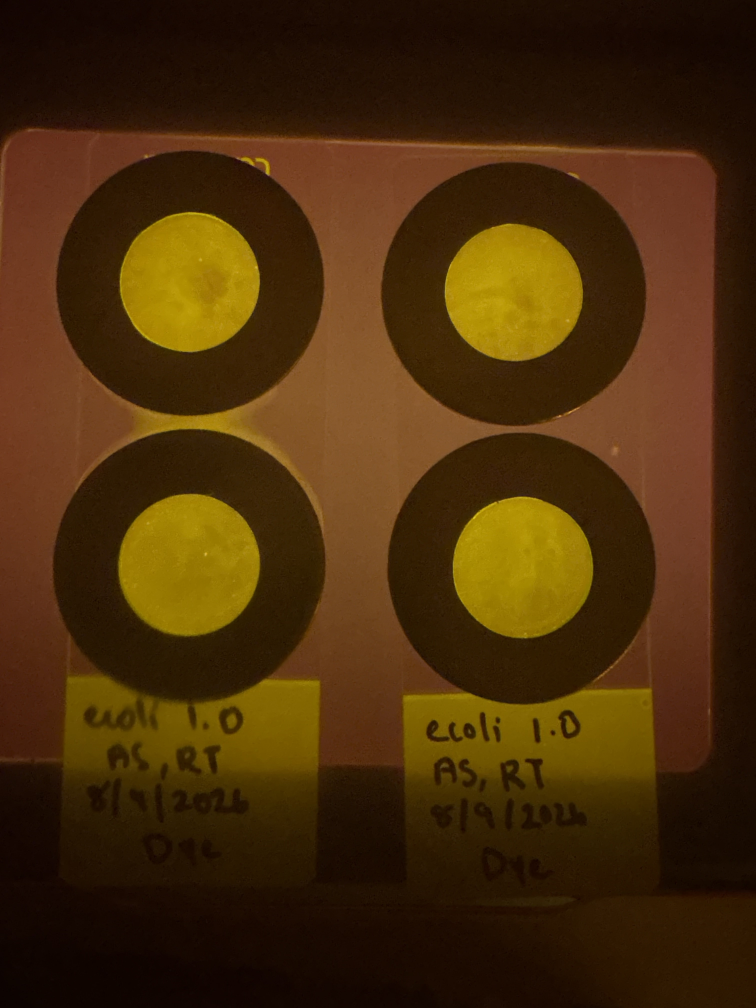
#> input picture data/raw/01-IMG_0989.jpeg, 3024 x 4032 px (shown at 1/4 size)
$ python -i dmef.py   (imports and definitions only)
#> lines starting #> are read from the running program, lines starting #| are printed output that depends on the picture; after the words box and inside, x2 and y2 are one past the last pixel; in counts of white or black regions, pixels touching at a corner belong together
"""DMEF pilot: reviewable circular image measurements and grouped classification."""
import argparse, hashlib, json, io
from pathlib import Path
import cv2
import numpy as np
import pandas as pd
from PIL import Image, ImageOps, ImageCms
import matplotlib
# [1 line not run here, left out]
import matplotlib.pyplot as plt

# [5 lines left out: function read_rgb, not called in this run]

def detect(rgb):
    scale=min(1.,1200/max(rgb.shape[:2])); small=cv2.resize(rgb,None,fx=scale,fy=scale)
#> after `scale = min(1.0, 1200 / max(rgb.shape[:2]))`: scale = 0.298
    hsv=cv2.cvtColor(small,cv2.COLOR_RGB2HSV)
#> hsv: shape (1200, 900, 3); mean H, S, V 14.7, 227.1, 72.6
    mask=cv2.inRange(hsv,np.array([12,60,130]),np.array([48,255,255]))
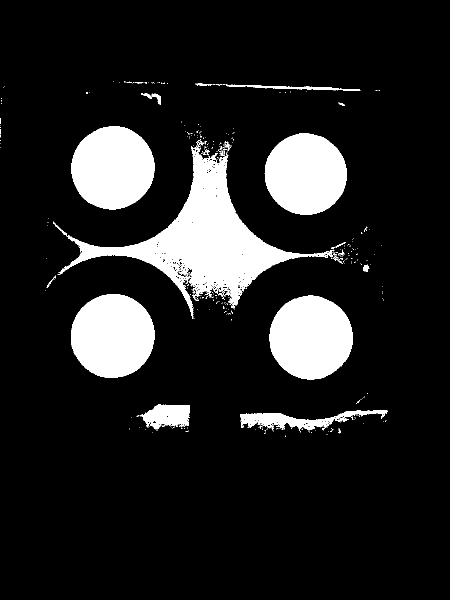
#> mask: shape (1200, 900) (shown at 1/2 size); 13% white; 363 white regions (338 under 20 px), largest, box (x1, y1, x2, y2) and area: (116, 282, 669, 638) 42974, (142, 588, 309, 756) 21968, (539, 591, 706, 760) 21779
    mask=cv2.morphologyEx(mask,cv2.MORPH_CLOSE,np.ones((5,5),np.uint8))
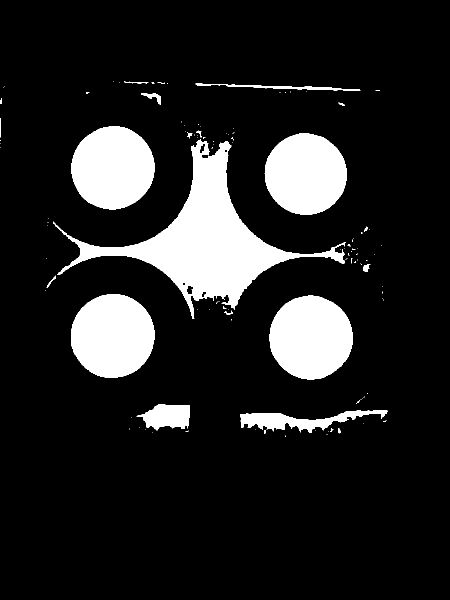
#> mask: shape (1200, 900) (shown at 1/2 size); 13.5% white; 114 white regions (93 under 20 px)
    contours,_=cv2.findContours(mask,cv2.RETR_EXTERNAL,cv2.CHAIN_APPROX_SIMPLE)
#> contours = 114 contours, 95 with area under 20; largest, box (x1, y1, x2, y2) and area: (106, 278, 691, 638) 47427, (142, 588, 309, 756) 21742, (539, 591, 706, 760) 21542, (143, 252, 309, 419) 21369, (529, 266, 694, 430) 20630
    result=[]; h,w=small.shape[:2]
#> after `h, w = small.shape[:2]`: h = 1200; w = 900
    for c in contours:
        a=cv2.contourArea(c); p=cv2.arcLength(c,True)
        if not .002*h*w<a<.09*h*w or len(c)<5 or p==0: continue
        circ=4*np.pi*a/p**2; (x,y),(aw,bh),ang=cv2.fitEllipse(c)
        if circ<.7 or min(aw,bh)/max(aw,bh)<.72: continue
        result.append(dict(cx=x/scale,cy=y/scale,rx=aw/2/scale,ry=bh/2/scale,angle=ang,circularity=circ))
#> this loop made 114 passes
#> (c, a, p) on passes 1, 2, 3, 4, 6, 8, 9, 10, 13, 14, 16, 17: ([[571, 871], [570, 872], [571, 872]], 0.5, 3.41), ([[653, 868], [654, 868]], 0, 2), ([[304, 865]], 0, 0), ([[657, 862]], 0, 0), ([[631, 860]], 0, 0), ([[510, 858]], 0, 0), ([[291, 858]], 0, 0), ([[259, 857], [259, 858]], 0, 2), ([[279, 855]], 0, 0), ([[727, 847]], 0, 0), ([[773, 840]], 0, 0), ([[263, 835]], 0, 0)
#> (a, p) on passes 5, 7, 11, 12, 15, 20: (0.5, 12.24), (7, 16.83), (29.5, 25.9), (5, 22.49), (2, 12.83), (3, 21.31)
#> after the loop, result = 4 items
    result.sort(key=lambda z:z['cy'])
    if len(result)==4: result=sorted(result[:2],key=lambda z:z['cx'])+sorted(result[2:],key=lambda z:z['cx'])
    return result

# [89 lines left out: functions masks, stats, analyze, train, predict, main, not called in this run]
# [1 line not run here, left out]

>>> import cv2
>>> picture = cv2.cvtColor(cv2.imread('data/raw/01-IMG_0989.jpeg'), cv2.COLOR_BGR2RGB)
>>> result = detect(picture)
#> result = 4 items

$ run again, on data/raw/05-IMG_0985.jpeg
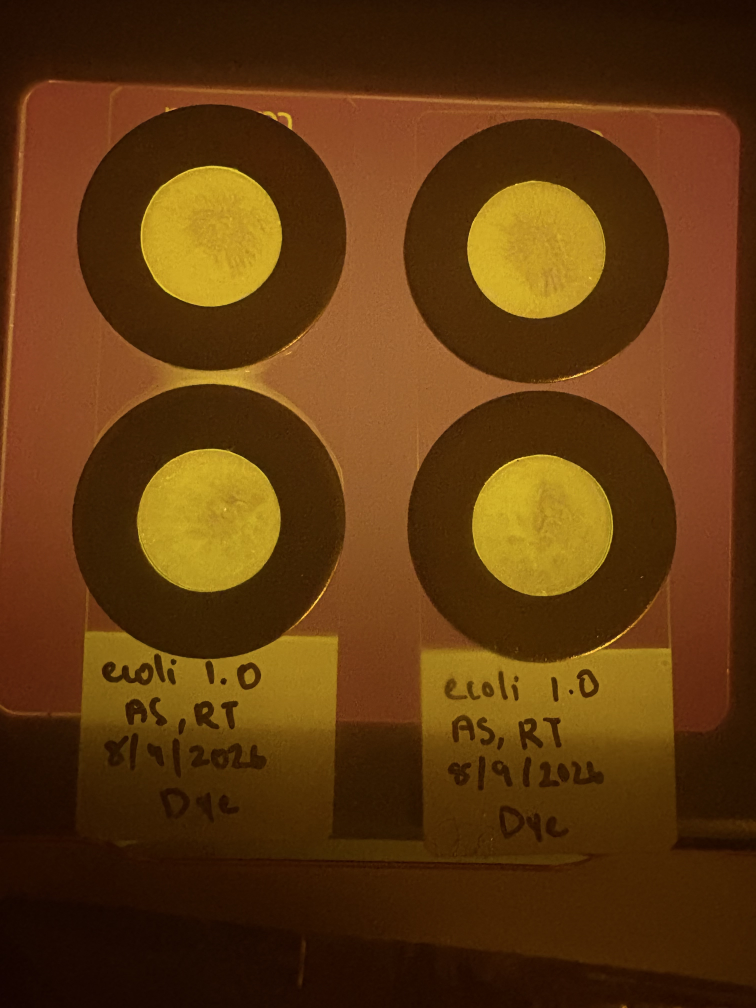
#> input picture data/raw/05-IMG_0985.jpeg, 3024 x 4032 px (shown at 1/4 size)
#> hsv: shape (1200, 900, 3); mean H, S, V 14.4, 224.5, 94.9
#> in detect, `mask=cv2.inRange(hsv,np.array([12,60,130]),np.array([48,255,255]))`:
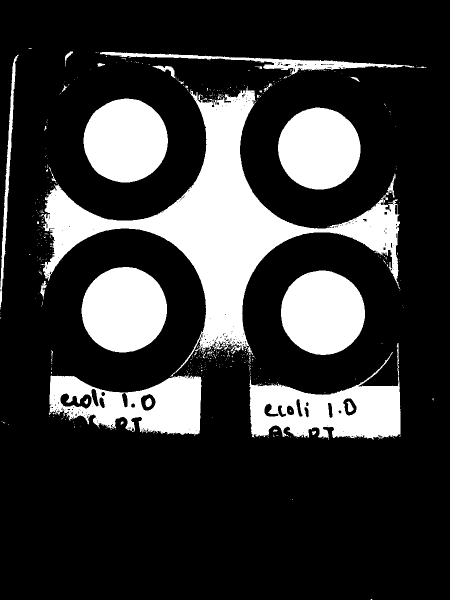
#> mask: shape (1200, 900) (shown at 1/2 size); 21.5% white; 493 white regions (456 under 20 px), largest, box (x1, y1, x2, y2) and area: (81, 172, 800, 754) 84106, (499, 686, 801, 880) 26163, (163, 534, 334, 705) 22877
#> in detect, `mask=cv2.morphologyEx(mask,cv2.MORPH_CLOSE,np.ones((5,5),np.uint8))`:
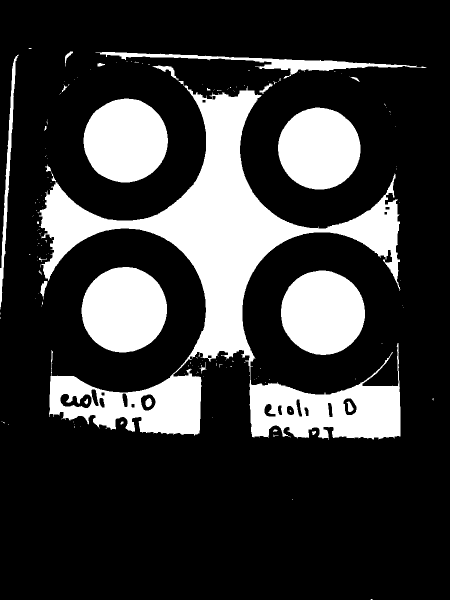
#> mask: shape (1200, 900) (shown at 1/2 size); 22.1% white; 159 white regions (133 under 20 px)
#> contours = 155 contours, 138 with area under 20; largest, box (x1, y1, x2, y2) and area: (78, 171, 801, 880) 140370, (163, 534, 334, 705) 22634, (562, 541, 730, 710) 21972, (167, 197, 336, 365) 21906, (556, 215, 721, 379) 20894
#> the loop in detect, `for c in contours:` made 155 passes
#> (c, a, p) on passes 1, 2, 7: ([[742, 1198], [741, 1199], [744, 1199], [744, 1198]], 2.5, 7.41), ([[585, 998], [585, 999]], 0, 2), ([[211, 856], [212, 857], [212, 856]], 0.5, 3.41)
#> after the loop in detect, `for c in contours:`: result = 4 items

$ run again, on data/raw/07-IMG_0983.jpeg
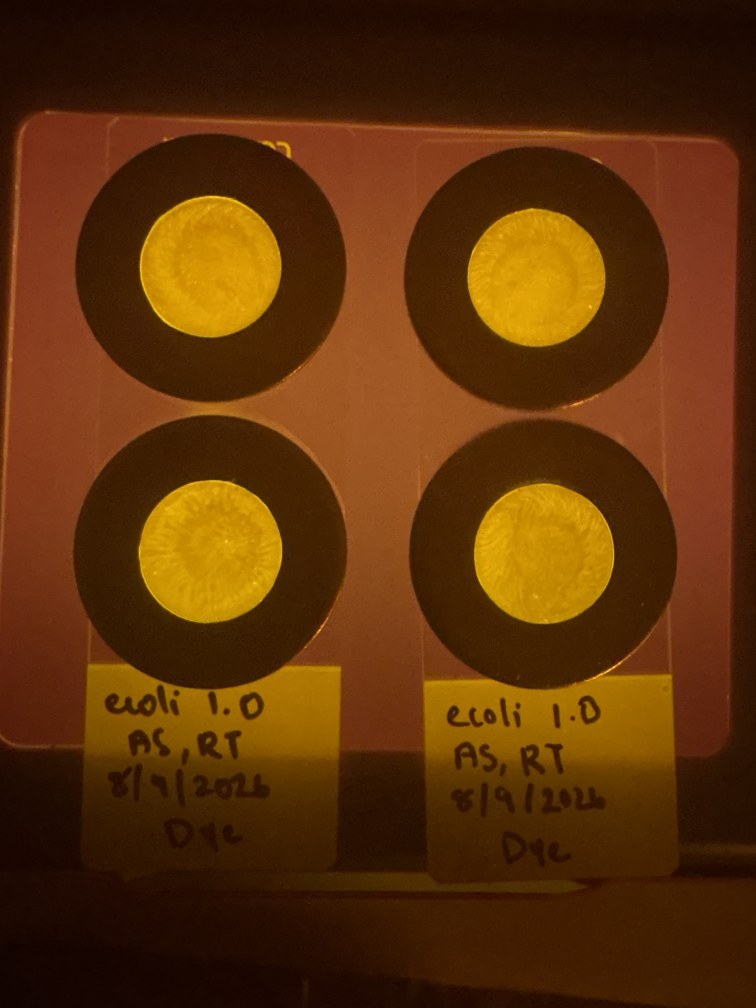
#> input picture data/raw/07-IMG_0983.jpeg, 3024 x 4032 px (shown at 1/4 size)
#> hsv: shape (1200, 900, 3); mean H, S, V 13, 235.9, 92.3
#> in detect, `mask=cv2.inRange(hsv,np.array([12,60,130]),np.array([48,255,255]))`:
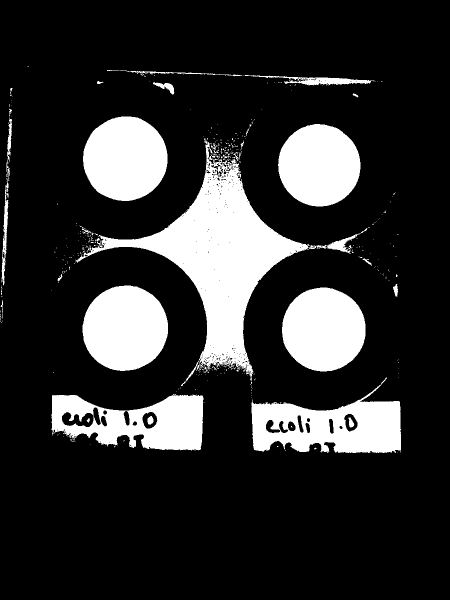
#> mask: shape (1200, 900) (shown at 1/2 size); 18.4% white; 424 white regions (387 under 20 px), largest, box (x1, y1, x2, y2) and area: (151, 281, 735, 762) 56973, (503, 755, 802, 906) 24672, (165, 571, 336, 742) 22905
#> in detect, `mask=cv2.morphologyEx(mask,cv2.MORPH_CLOSE,np.ones((5,5),np.uint8))`:
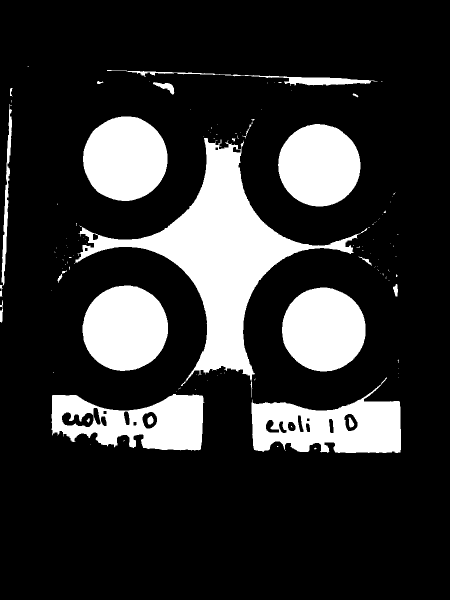
#> mask: shape (1200, 900) (shown at 1/2 size); 19% white; 128 white regions (105 under 20 px)
#> contours = 124 contours, 106 with area under 20; largest, box (x1, y1, x2, y2) and area: (151, 276, 735, 795) 61477, (503, 755, 802, 906) 26482, (103, 788, 409, 902) 24173, (165, 571, 336, 742) 22662, (166, 233, 335, 402) 22152
#> the loop in detect, `for c in contours:` made 124 passes
#> (c, a, p) on passes 1, 3, 4, 6, 8, 9, 10: ([[570, 901], [571, 901]], 0, 2), ([[554, 892], [554, 893], [555, 893], [556, 892]], 1.5, 5.41), ([[181, 888]], 0, 0), ([[114, 870]], 0, 0), ([[352, 782]], 0, 0), ([[390, 778], [390, 779]], 0, 2), ([[357, 777], [356, 778], [357, 777], [360, 777]], 0, 8.83)
#> after the loop in detect, `for c in contours:`: result = 4 items
